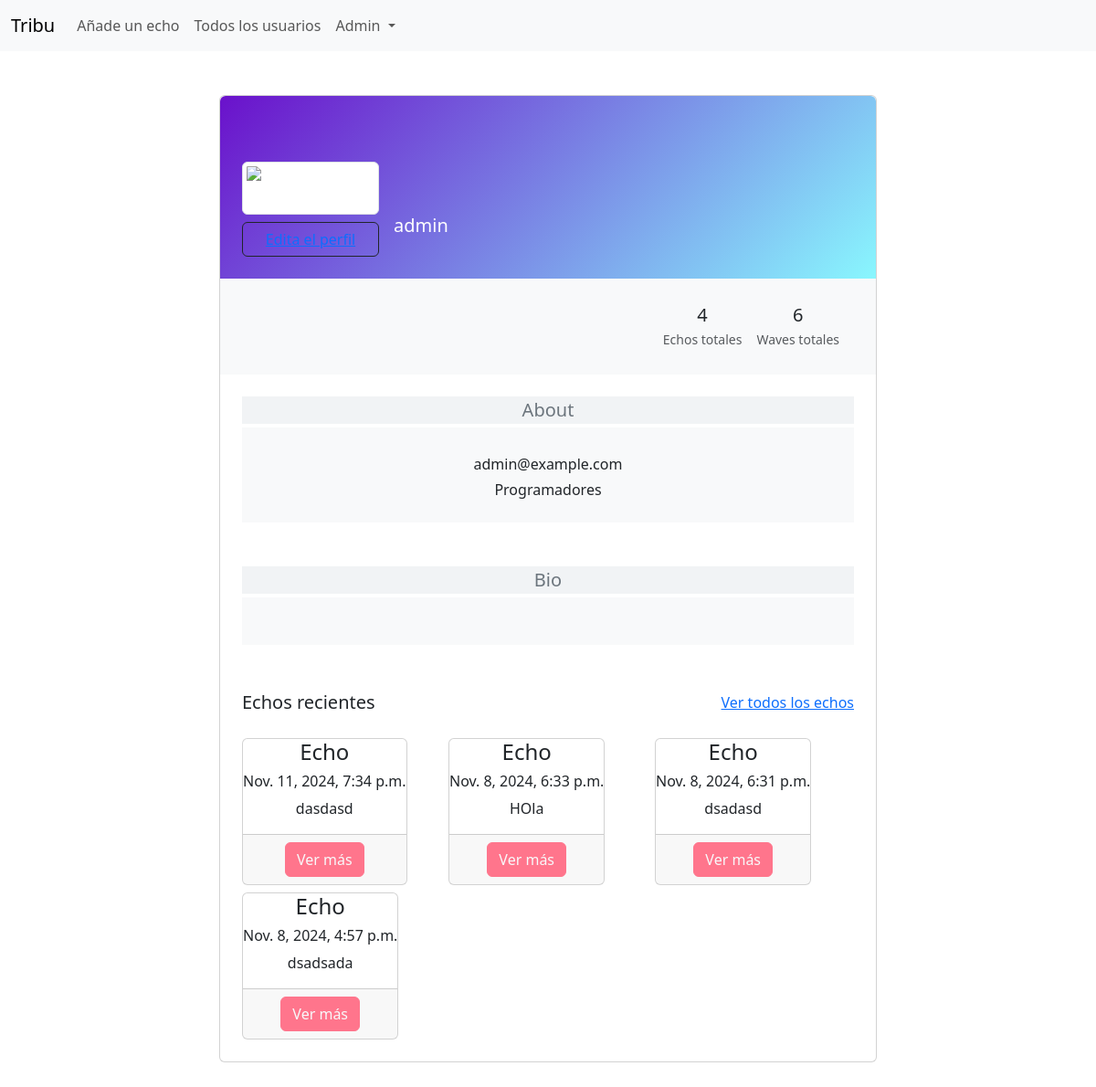
Page /users/admin/ (signed in) on the earlier database version.
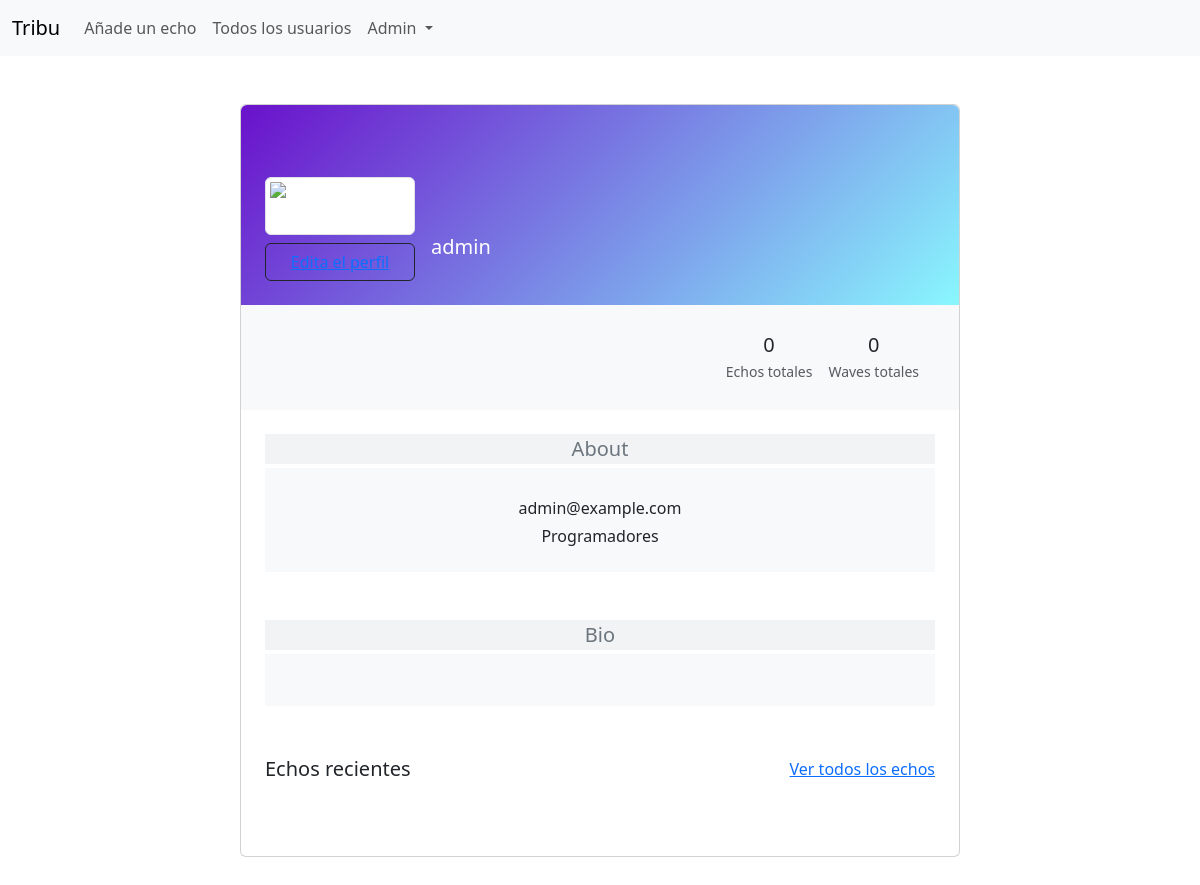
Same page on the later database version.
### echos/models.py (models this page shows, shortened)
class Echo(models.Model):
    content = models.TextField(max_length=350)
    created_at = models.DateTimeField(auto_now_add=True)
    updated_at = models.DateTimeField(auto_now=True)
    user = models.ForeignKey(
        settings.AUTH_USER_MODEL,
        on_delete=models.CASCADE,
    )
    class Meta:
        ordering = ['-created_at']

### users/views.py (the view)
# urls.py: path('<str:username>/', views.user_detail, name='user-detail'),
@login_required
def user_detail(request, username: str):
    user = get_user(username)
    echos = get_echos(user)[:5]
    total_waves = Wave.objects.filter(user=user).count()
    return render(
        request,
        'users/user_profile.html',
        dict(user=user, echos=echos, total_echos=echos.count(), total_waves=total_waves),
    )

### users/views.py (called while the page is built)
def get_user(username: str):
    return User.objects.get(username=username)

def get_echos(user: object):
    return Echo.objects.filter(user=user)

### users/templates/users/user_profile.html (shortened to what this page needs)
{% extends "base.html" %}
{% block content %}
  <section class="h-100 gradient-custom-2">
    <div class="container py-5 h-100">
      <div class="row d-flex justify-content-center">
        <div class="col col-lg-9 col-xl-8">
          <div class="card">
            <div class="rounded-top text-white d-flex flex-row" style="background: linear-gradient(135deg, #6a11cb 0%, #89f7fe 100%); height:200px;">
              <div class="ms-4 mt-5 d-flex flex-column" style="width: 150px;">
                <img src="{{user.profile.avatar.url}}"
                  alt="Generic placeholder image" class="img-fluid img-thumbnail mt-4 mb-2"
                  style="width: 150px; z-index: 1">
                  {% if user == request.user%}
                  <button  type="button" data-mdb-button-init data-mdb-ripple-init class="btn btn-outline-dark text-body" data-mdb-ripple-color="dark" style="z-index: 1;">
                    <a href="{% url "users:edit-profile" user.username%}">Edita el perfil</a>
                  </button>
                  {% endif %}
              </div>
              <div class="ms-3" style="margin-top: 130px;">
                <h5>{{user.username}}</h5>
              </div>
            </div>
            <div class="p-4 text-black bg-body-tertiary">
              <div class="d-flex justify-content-end text-center py-1 text-body">
                <div>
                  <p class="mb-1 h5">{{total_echos}}</p>
                  <p class="small text-muted mb-0">Echos totales</p>
                </div>
                <div class="px-3">
                  <p class="mb-1 h5">{{total_waves}}</p>
                  <p class="small text-muted mb-0">Waves totales</p>
                </div>
              </div>
            </div>
            <div class="card-body p-4 text-black">
              <div class="mb-5  text-body">
                <p class="lead fw-normal mb-1 btn-secondary">About</p>
                <div class="p-4 bg-body-tertiary">
                  <p class="font-italic mb-1">{{user.email}}</p>
                  <p class="font-italic mb-0">Programadores</p>
                </div>
              </div>
              <div class="mb-5  text-body">
                <p class="lead fw-normal mb-1 btn-secondary">Bio</p>
                <div class="p-4 bg-body-tertiary">
                </div>
              </div>
              <div class="d-flex justify-content-between align-items-center mb-4 text-body">
                <p class="lead fw-normal mb-0">Echos recientes</p>
                <p class="mb-0"> <a href="{% url "users:user-echos" user.username %}">Ver todos los echos</a></p>
              </div>
              <div class="row g-2">
                      {% for echo in echos %}
                      <div class="col-md-4 col-sm-6 content-card d-flex">
                          <div class="card-big-shadow">
                              <div class="card card-just-text h-100" data-background="color" data-color="green" data-radius="none">
                                  <div class="content">
                                      <h4 class="category">Echo</h4>
                                      <h6 class="title">{{echo.created_at}}</h6>
                                      <p class="description">{{echo.content|truncatewords:20}}</p>
                                      <div class="card-footer text-center mt-auto d-flex justify-content-center align-center">
                                        <a class="btn btn-primary text-decoration-none text-light" href="{% url 'echos:echo-detail' echo.pk %}">Ver más</a>
                                    </div>
                                  </div>
                              </div>
                          </div>
                      </div>
                      {% endfor %}
                  <div class="col mb-2">
                  </div>
            </div>
          </div>
        </div>
      </div>
    </div>
  </section>
{% endblock %}

Differences in the rows shown:
removed Echo: created_at "Nov. 11, 2024, 7:34 p.m.", content "dasdasd"
removed Echo: created_at "Nov. 8, 2024, 6:33 p.m.", content "HOla"
removed Echo: created_at "Nov. 8, 2024, 6:31 p.m.", content "dsadasd"
removed Echo: created_at "Nov. 8, 2024, 4:57 p.m.", content "dsadsada"
Other differences:
{{ total_echos }}: "4" → "0"
{{ total_waves }}: "6" → "0"
